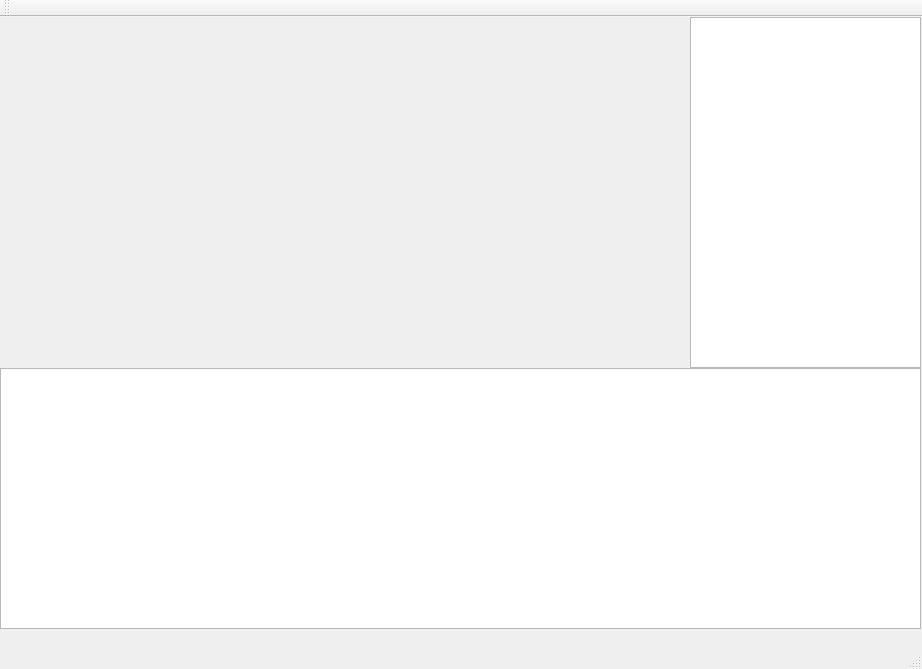
<?xml version="1.0" encoding="UTF-8"?>
<ui version="4.0">
 <class>MainWindow</class>
 <widget class="QMainWindow" name="MainWindow">
  <property name="geometry">
   <rect>
    <x>0</x>
    <y>0</y>
    <width>922</width>
    <height>669</height>
   </rect>
  </property>
  <property name="windowTitle">
   <string>MainWindow</string>
  </property>
  <widget class="QWidget" name="centralWidget">
   <widget class="QTableWidget" name="tableWidget">
    <property name="geometry">
     <rect>
      <x>690</x>
      <y>0</y>
      <width>231</width>
      <height>351</height>
     </rect>
    </property>
   </widget>
   <widget class="QGraphicsView" name="graphicsView">
    <property name="geometry">
     <rect>
      <x>0</x>
      <y>351</y>
      <width>921</width>
      <height>261</height>
     </rect>
    </property>
    <property name="mouseTracking">
     <bool>true</bool>
    </property>
    <property name="layoutDirection">
     <enum>Qt::LeftToRight</enum>
    </property>
    <property name="verticalScrollBarPolicy">
     <enum>Qt::ScrollBarAsNeeded</enum>
    </property>
    <property name="horizontalScrollBarPolicy">
     <enum>Qt::ScrollBarAsNeeded</enum>
    </property>
   </widget>
  </widget>
  <widget class="QMenuBar" name="menuBar">
   <property name="geometry">
    <rect>
     <x>0</x>
     <y>0</y>
     <width>922</width>
     <height>21</height>
    </rect>
   </property>
  </widget>
  <widget class="QToolBar" name="mainToolBar">
   <attribute name="toolBarArea">
    <enum>TopToolBarArea</enum>
   </attribute>
   <attribute name="toolBarBreak">
    <bool>false</bool>
   </attribute>
  </widget>
  <widget class="QStatusBar" name="statusBar"/>
 </widget>
 <layoutdefault spacing="6" margin="11"/>
 <resources/>
 <connections/>
</ui>
